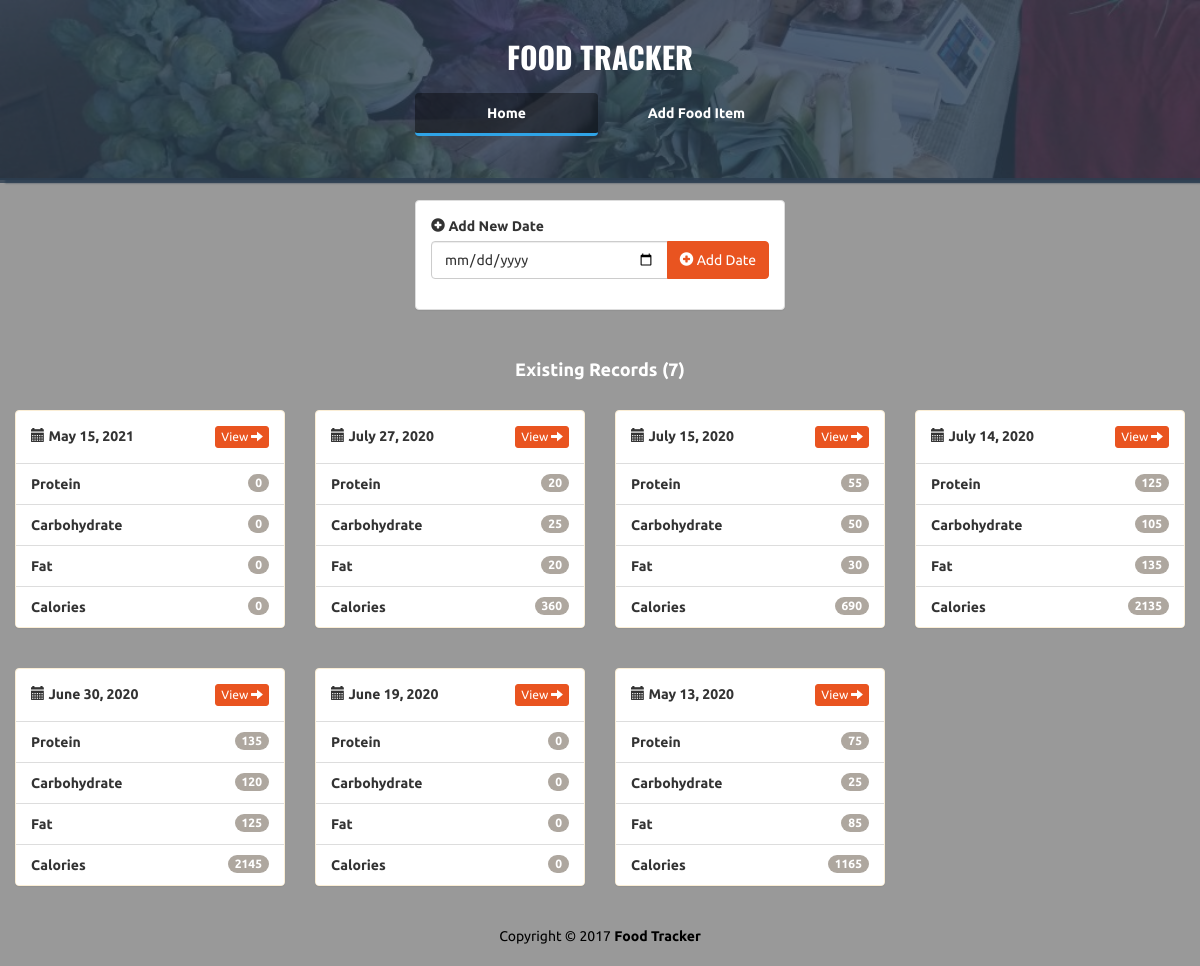
The page / on the database its author committed.
### app.py (models this page shows)
class Log(db.Model):
    id = db.Column(db.Integer, primary_key=True)
    date = db.Column(db.Date, nullable=False)
    foods = db.relationship('Food', secondary=log_food, lazy='dynamic')

### app.py (the view)
@app.route('/')
def index():
    logs = Log.query.order_by(Log.date.desc()).all()
    log_dates = []
    for log in logs:
        proteins = 0
        carbs = 0
        fats = 0
        calories = 0
        for food in log.foods:
            proteins += food.proteins
            carbs += food.carbs
            fats += food.fats
            calories += food.calories
        log_dates.append({
            'log_date' : log,
            'proteins' : proteins,
            'carbs' : carbs,
            'fats' : fats,
            'calories' : calories
        })
    return render_template('index.html', log_dates=log_dates)

### app.py (called while the page is built)
    @property
    def calories(self):
        return self.proteins * 4 + self.carbs * 4 + self.fats * 9

### templates/index.html (shortened to what this page needs)
<!DOCTYPE html>
<html lang="en">
	<head>
		<link rel="stylesheet" href="{{ url_for('static', filename='bs/css/united.min.css') }}" />
		<link rel="stylesheet" href="{{ url_for('static', filename='styles.css') }}" />
	</head>
	<body>
		<div class="container-fluid" id="wrapper">
			<div class="row" id="homeJumbo">
				<div class="overlay"></div>
				<div class="col-lg-12">
					<h1>
						<a href="{{ url_for('index') }}">FOOD TRACKER</a>
					</h1>
					<div class="row t20">
						<div class="col-lg-4 col-lg-offset-4">
							<ul class="nav nav-pills nav-justified">
							  <li role="presentation" class="active">
							  	<a href="{{ url_for('index') }}" title="Home">Home</a>
							  </li>
							  <li role="presentation">
							  	<a href="{{ url_for('add') }}" title="Add Food Item">Add Food Item</a>
							  </li>
							</ul>
						</div>
					</div>
				</div>
			</div>
			<div class="row t20">
				<div class="col-lg-4 col-lg-offset-4">
					<div class="panel panel-default">
						<div class="panel-body">
							<form action="{{ url_for('create_log') }}" method="POST" role="form">
								<div class="form-group">
									<label><i class="glyphicon glyphicon-plus-sign"></i> Add New Date</label>
									<div class="input-group">
									  <input type="date" class="form-control" name="date" placeholder="Select New Date" aria-label="date" aria-describedby="add-btn">
									  <span class="input-group-btn">
										<button type="submit" class="btn btn-primary" id="add-btn">
										  <i class="glyphicon glyphicon-plus-sign"></i> Add Date
										</button>
									  </span>
									</div>
								</div>
							</form>
						</div>
					</div>
				</div>
			</div>
			<div class="row t20">
				<div class="col-lg-12">
					<h4 class="text-center text-white"><strong>Existing Records ({{ log_dates|length }})</strong></h4>
				</div>
			</div>
			{% for row in log_dates|batch(4) %}
			<div class="row t20">
				{% for log_date in row %}
				<div class="col-lg-3">
					<div class="panel panel-warning">
						<div class="panel-body text-bold">
							<i class="glyphicon glyphicon-calendar"></i> {{ log_date['log_date'].date.strftime('%B %d, %Y') }}
							<a class="btn btn-primary btn-xs pull-right" href="{{ url_for('view', log_id=log_date['log_date'].id) }}">
								View <i class="glyphicon glyphicon-arrow-right"></i>
							</a>
						</div>
						<ul class="list-group">
							<li class="list-group-item text-bold"><span class="badge">{{ log_date['proteins'] }}</span> Protein</li>
							<li class="list-group-item text-bold"><span class="badge">{{ log_date['carbs'] }}</span> Carbohydrate</li>
							<li class="list-group-item text-bold"><span class="badge">{{ log_date['fats'] }}</span> Fat</li>
							<li class="list-group-item text-bold"><span class="badge">{{ log_date['calories'] }}</span> Calories</li>
						</ul>
					</div>
				</div>
				{% endfor %}
			</div>
			{% endfor %}
			<footer>
				<div class="row pad">
					<div class="col-lg-12 text-center">
						Copyright &copy; 2017 <strong>Food Tracker</strong>
					</div>
				</div>
			</footer>
		</div>
	</body>
</html>

### static/styles.css (style rules this page uses)
body { background: rgba(0, 0, 0, .4); font-family: 'Ubuntu', sans-serif; }
#homeJumbo { position: relative; min-height: 180px; background: rgba(44, 62, 80, .8); background-image: url('./img/bg.jpg'); background-size: cover; background-repeat: no-repeat; border-bottom: 2px solid rgba(44, 62, 80, .8); box-shadow: 7px 1px 2px 2px rgba(44, 62, 80, .8); }
#homeJumbo > div.overlay { position: absolute; height: 183px; width: 100%; background: rgba(44, 62, 80, .8); }
#homeJumbo h1 { font-size: 30px; color: white; font-family: 'Oswald'; text-align: center; padding-top: 20px; font-weight: bolder; }
#homeJumbo h1 > a { color: white; text-decoration: none; }
.t20 { margin-top: 20px; }
.nav-pills>li.active>a, .nav-pills>li.active>a:hover, .nav-pills>li.active>a:focus { color: white; border-bottom: 3px solid #2fa4e7; font-weight: bolder; background: rgba(0, 0, 0, .4); }
.nav-justified>li>a { color: white; font-weight: bolder; }
.nav-pills>li+li { padding-left: 10px; }
.text-bold { font-weight: bolder !important; }
.text-white { color: white !important; }
footer { margin-top: 20px; color: black; margin-bottom: 20px; }

### rows shown on the page
Log: log_date "May 15, 2021"
Log: log_date "July 27, 2020"
Log: log_date "July 15, 2020"
Log: log_date "July 14, 2020"
Log: log_date "June 30, 2020"
Log: log_date "June 19, 2020"
Log: log_date "May 13, 2020"

### other values the page prints
{{ log_dates|length }} "7"
{{ log_date['proteins'] }} "0" "20" "55" "125" "135" "0" "75"
{{ log_date['carbs'] }} "0" "25" "50" "105" "120" "0" "25"
{{ log_date['fats'] }} "0" "20" "30" "135" "125" "0" "85"
{{ log_date['calories'] }} "0" "360" "690" "2135" "2145" "0" "1165"
